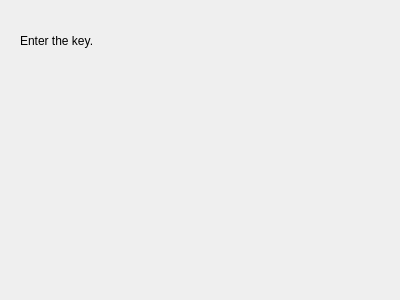
<?xml version="1.0" encoding="UTF-8"?>
<ui version="4.0">
 <class>InputKeyDialog</class>
 <widget class="QDialog" name="InputKeyDialog">
  <property name="geometry">
   <rect>
    <x>0</x>
    <y>0</y>
    <width>400</width>
    <height>300</height>
   </rect>
  </property>
  <property name="windowTitle">
   <string>Dialog</string>
  </property>
  <widget class="QLabel" name="label">
   <property name="geometry">
    <rect>
     <x>20</x>
     <y>10</y>
     <width>341</width>
     <height>61</height>
    </rect>
   </property>
   <property name="text">
    <string>Enter the key.</string>
   </property>
   <property name="wordWrap">
    <bool>true</bool>
   </property>
  </widget>
 </widget>
 <resources/>
 <connections/>
</ui>
